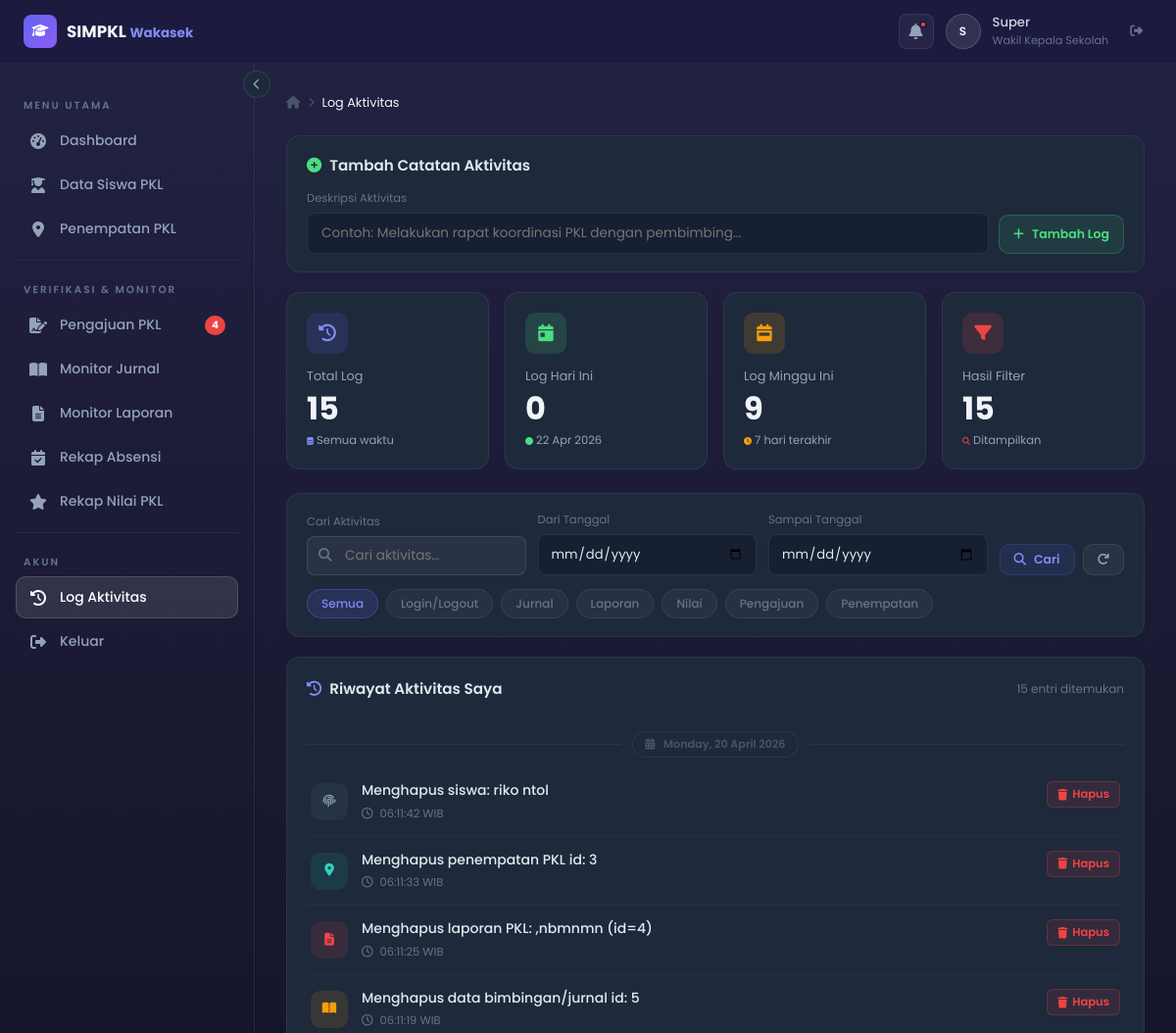
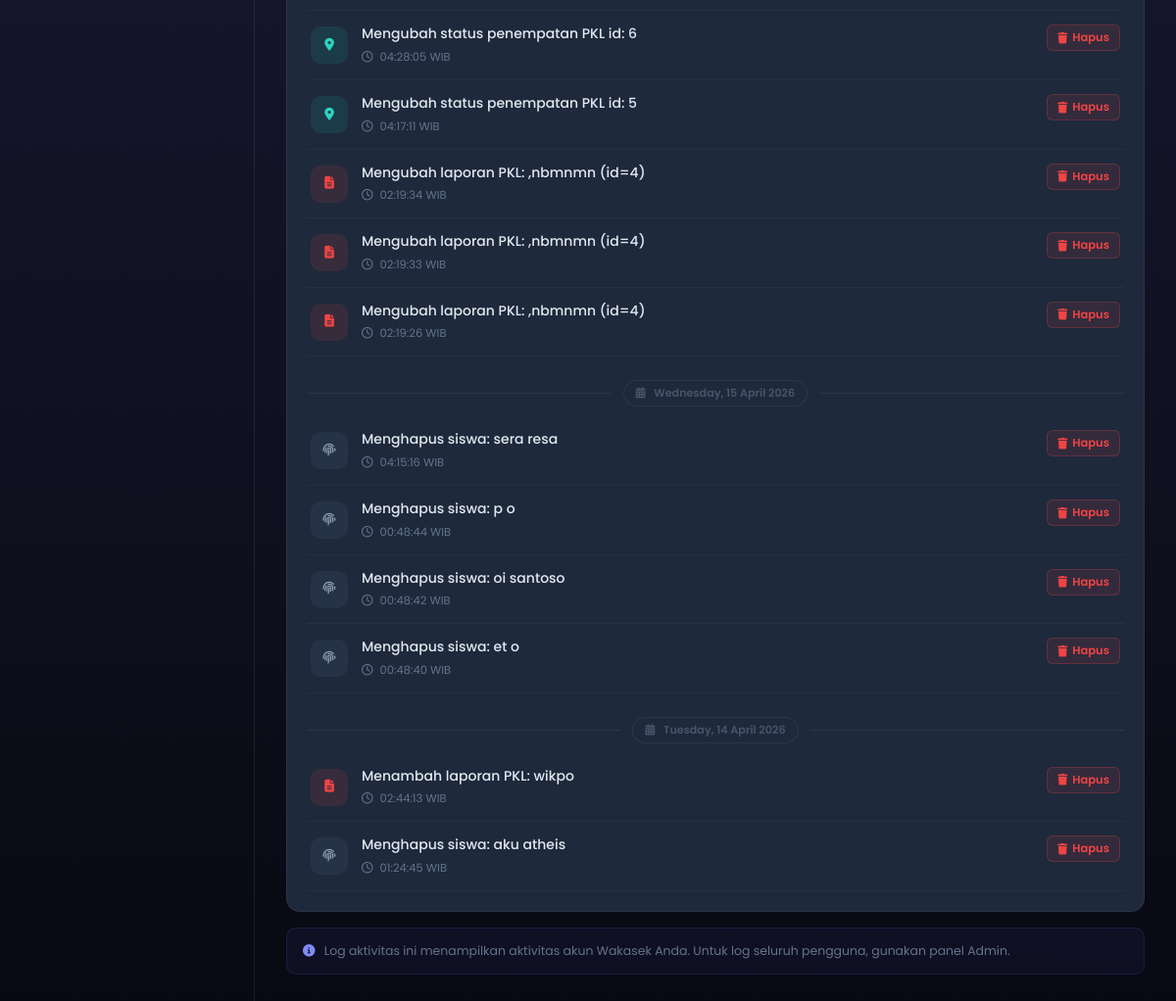
Page /pembimbingPerusahaan/log-aktivitas.php (signed in) on the committed database (2 pictures, top to bottom).
### tables this page shows
CREATE TABLE `log_aktivitas` (
  `id_log` int(11) NOT NULL,
  `id_users` int(11) DEFAULT NULL,
  `aktivitas` text NOT NULL,
  `waktu` timestamp NOT NULL DEFAULT current_timestamp()
);

### pembimbingPerusahaan/log-aktivitas.php (the view, shortened to what this page needs)
<?php
require_once 'config.php';
$wid = getWakasekId();
$pdo = getDB();
$filter_jenis  = $_GET['jenis']  ?? 'semua';
$filter_dari   = $_GET['dari']   ?? '';
$filter_sampai = $_GET['sampai'] ?? '';
$cari          = trim($_GET['q'] ?? '');
$where  = ["la.id_users = ?"];
$params = [$wid];
$whereSQL = implode(' AND ', $where);
$stmt = $pdo->prepare("
    SELECT la.*, u.nama_depan, u.nama_belakang
    FROM log_aktivitas la
    JOIN users u ON u.id = la.id_users
    WHERE $whereSQL
    ORDER BY la.waktu DESC
    LIMIT 100
");
$stmt->execute($params);
$logs = $stmt->fetchAll();
$stmtTotal  = $pdo->prepare("SELECT COUNT(*) FROM log_aktivitas WHERE id_users=?");
$stmtTotal->execute([$wid]); $totalLog = $stmtTotal->fetchColumn();
$stmtHari   = $pdo->prepare("SELECT COUNT(*) FROM log_aktivitas WHERE id_users=? AND DATE(waktu)=CURDATE()");
$stmtHari->execute([$wid]); $logHariIni = $stmtHari->fetchColumn();
$stmtMinggu = $pdo->prepare("SELECT COUNT(*) FROM log_aktivitas WHERE id_users=? AND waktu >= DATE_SUB(NOW(), INTERVAL 7 DAY)");
$stmtMinggu->execute([$wid]); $logMingguIni = $stmtMinggu->fetchColumn();
function getLogStyle(string $aktivitas): array {
    $a = strtolower($aktivitas);
    if (str_contains($a,'jurnal'))     return ['#f59e0b','rgba(245,158,11,.12)','fa-book-open'];
    if (str_contains($a,'laporan'))    return ['#ef4444','rgba(239,68,68,.12)','fa-file-alt'];
    if (str_contains($a,'penempatan')) return ['#2dd4bf','rgba(20,184,166,.12)','fa-map-marker-alt'];
    return ['#94a3b8','rgba(100,116,139,.12)','fa-fingerprint'];
}
include 'partials/header.php';
?>
<div class="breadcrumb">
  <i class="fas fa-home"></i>
  <i class="fas fa-chevron-right" style="font-size:.6rem"></i>
  <span>Log Aktivitas</span>
</div>
<div class="panel" style="margin-bottom:20px;padding:18px 20px">
  <div class="panel-header" style="margin-bottom:14px">
    <h3><i class="fas fa-plus-circle" style="color:#4ade80"></i> Tambah Catatan Aktivitas</h3>
  </div>
  <form method="POST" action="" style="display:flex;gap:10px;align-items:flex-end">
    <div style="flex:1">
      <label style="font-size:.72rem;color:#64748b;display:block;margin-bottom:6px">Deskripsi Aktivitas</label>
      <input type="text" name="aktivitas_manual" required
             placeholder="Contoh: Melakukan rapat koordinasi PKL dengan pembimbing..."
             style="width:100%;background:#162032;border:1px solid rgba(255,255,255,.08);border-radius:8px;padding:10px 14px;color:#e2e8f0;font-family:'Poppins',sans-serif;font-size:.85rem;outline:none;transition:.2s"
             onfocus="this.style.borderColor='rgba(99,102,241,.5)'"
             onblur="this.style.borderColor='rgba(255,255,255,.08)'">
    </div>
    <button type="submit" name="tambah_log" class="btn btn-success btn-sm" style="white-space:nowrap;height:40px">
      <i class="fas fa-plus"></i> Tambah Log
    </button>
  </form>
</div>
<div class="stat-grid" style="grid-template-columns:repeat(auto-fit,minmax(160px,1fr));margin-bottom:24px">
  <div class="stat-card delay-1">
    <div class="card-icon" style="background:rgba(99,102,241,.15)"><i class="fas fa-history" style="color:#818cf8"></i></div>
    <div style="font-size:.8rem;color:#94a3b8">Total Log</div>
    <div class="number"><?= number_format($totalLog) ?></div>
    <div class="trend"><i class="fas fa-database" style="color:#818cf8;font-size:.5rem"></i> Semua waktu</div>
  </div>
  <div class="stat-card delay-2">
    <div class="card-icon" style="background:rgba(74,222,128,.15)"><i class="fas fa-calendar-day" style="color:#4ade80"></i></div>
    <div style="font-size:.8rem;color:#94a3b8">Log Hari Ini</div>
    <div class="number"><?= $logHariIni ?></div>
    <div class="trend"><i class="fas fa-circle" style="color:#4ade80;font-size:.5rem"></i> <?= date('d M Y') ?></div>
  </div>
  <div class="stat-card delay-3">
    <div class="card-icon" style="background:rgba(245,158,11,.15)"><i class="fas fa-calendar-week" style="color:#f59e0b"></i></div>
    <div style="font-size:.8rem;color:#94a3b8">Log Minggu Ini</div>
    <div class="number"><?= $logMingguIni ?></div>
    <div class="trend"><i class="fas fa-clock" style="color:#f59e0b;font-size:.5rem"></i> 7 hari terakhir</div>
  </div>
  <div class="stat-card delay-4">
    <div class="card-icon" style="background:rgba(239,68,68,.15)"><i class="fas fa-filter" style="color:#ef4444"></i></div>
    <div style="font-size:.8rem;color:#94a3b8">Hasil Filter</div>
    <div class="number"><?= count($logs) ?></div>
    <div class="trend"><i class="fas fa-search" style="color:#ef4444;font-size:.5rem"></i> Ditampilkan</div>
  </div>
</div>
<div class="panel" style="margin-bottom:20px;padding:18px 20px">
  <form method="GET" action="">
    <div style="display:grid;grid-template-columns:1fr 1fr 1fr auto;gap:12px;align-items:end;flex-wrap:wrap">
      <div>
        <label style="font-size:.72rem;color:#64748b;display:block;margin-bottom:6px">Cari Aktivitas</label>
        <div class="search-bar" style="margin:0">
          <i class="fas fa-search"></i>
          <input type="text" name="q" value="<?= htmlspecialchars($cari) ?>" placeholder="Cari aktivitas…">
        </div>
      </div>
      <div>
        <label style="font-size:.72rem;color:#64748b;display:block;margin-bottom:6px">Dari Tanggal</label>
        <input type="date" name="dari" value="<?= htmlspecialchars($filter_dari) ?>"
               style="width:100%;background:#162032;border:1px solid rgba(255,255,255,.08);border-radius:8px;padding:9px 12px;color:#e2e8f0;font-family:'Poppins',sans-serif;font-size:.82rem">
      </div>
      <div>
        <label style="font-size:.72rem;color:#64748b;display:block;margin-bottom:6px">Sampai Tanggal</label>
        <input type="date" name="sampai" value="<?= htmlspecialchars($filter_sampai) ?>"
               style="width:100%;background:#162032;border:1px solid rgba(255,255,255,.08);border-radius:8px;padding:9px 12px;color:#e2e8f0;font-family:'Poppins',sans-serif;font-size:.82rem">
      </div>
      <div style="display:flex;gap:8px">
        <button type="submit" class="btn btn-indigo btn-sm"><i class="fas fa-search"></i> Cari</button>
        <a href="log-aktivitas.php" class="btn btn-sm" style="background:rgba(255,255,255,.05);color:#94a3b8;border:1px solid rgba(255,255,255,.08)"><i class="fas fa-redo"></i></a>
      </div>
    </div>
    <div style="margin-top:14px;display:flex;gap:8px;flex-wrap:wrap">
      <?php $jenis_list = ['semua'=>'Semua','login'=>'Login/Logout','jurnal'=>'Jurnal','laporan'=>'Laporan','nilai'=>'Nilai','pengajuan'=>'Pengajuan','penempatan'=>'Penempatan']; ?>
      <?php foreach($jenis_list as $key=>$label): ?>
      <label style="cursor:pointer">
        <span style="
          display:inline-block;padding:5px 14px;border-radius:99px;font-size:.75rem;font-weight:500;
          border:1px solid <?= $filter_jenis===$key ? 'rgba(99,102,241,.4)' : 'rgba(255,255,255,.08)' ?>;
          background:<?= $filter_jenis===$key ? 'rgba(99,102,241,.15)' : 'rgba(255,255,255,.04)' ?>;
          color:<?= $filter_jenis===$key ? '#818cf8' : '#64748b' ?>
        "><?=$label?></span>
      </label>
      <?php endforeach; ?>
    </div>
  </form>
</div>
<div class="panel">
  <div class="panel-header">
    <h3><i class="fas fa-history" style="color:#818cf8"></i> Riwayat Aktivitas Saya</h3>
    <span style="font-size:.75rem;color:#64748b"><?= count($logs) ?> entri ditemukan</span>
  </div>
  <?php if (empty($logs)): ?>
  <div class="empty-state"><i class="fas fa-history"></i><p>Belum ada log aktivitas yang ditemukan.</p></div>
  <?php else: ?>
  <div style="display:flex;flex-direction:column;gap:0">
    <?php
    $prevDate = null;
    foreach ($logs as $i => $log):
      [$color, $bg, $icon] = getLogStyle($log['aktivitas']);
      $thisDate = date('Y-m-d', strtotime($log['waktu']));
      $isNewDay = ($thisDate !== $prevDate);
      $prevDate = $thisDate;
    ?>
    <?php if ($isNewDay): ?>
    <div style="display:flex;align-items:center;gap:12px;padding:16px 0 10px;<?=$i>0?'margin-top:8px':''?>">
      <div style="flex:1;height:1px;background:rgba(255,255,255,.06)"></div>
      <span style="font-size:.7rem;font-weight:600;color:#475569;background:#1e293b;padding:4px 12px;border-radius:99px;border:1px solid rgba(255,255,255,.06);white-space:nowrap">
        <i class="fas fa-calendar-alt" style="margin-right:6px"></i>
        <?= date('l, d F Y', strtotime($log['waktu'])) ?>
      </span>
      <div style="flex:1;height:1px;background:rgba(255,255,255,.06)"></div>
    </div>
    <?php endif; ?>
    <div class="activity-item" style="padding:14px 4px;display:flex;align-items:flex-start;gap:14px;border-bottom:1px solid rgba(255,255,255,.04)">
      <div style="width:38px;height:38px;border-radius:10px;background:<?=$bg?>;color:<?=$color?>;display:flex;align-items:center;justify-content:center;flex-shrink:0;margin-top:2px">
        <i class="fas <?=$icon?>" style="font-size:.8rem"></i>
      </div>
      <div style="flex:1;min-width:0">
        <div style="font-size:.875rem;color:#e2e8f0;font-weight:500;line-height:1.4"><?= htmlspecialchars($log['aktivitas']) ?></div>
        <div style="margin-top:5px;display:flex;align-items:center;gap:12px;flex-wrap:wrap">
          <span style="font-size:.72rem;color:#64748b">
            <i class="far fa-clock" style="margin-right:4px"></i>
            <?= date('H:i:s', strtotime($log['waktu'])) ?> WIB
          </span>
        </div>
      </div>
      <a href="log-aktivitas.php?hapus=<?=$log['id_log']?><?= $filter_dari?"&dari=$filter_dari":'' ?><?= $filter_sampai?"&sampai=$filter_sampai":'' ?>"
         onclick="return confirm('Hapus entri log ini?')"
         class="btn btn-danger btn-xs"
         style="flex-shrink:0;display:inline-flex;align-items:center;gap:5px"
         title="Hapus log ini">
        <i class="fas fa-trash"></i> Hapus
      </a>
    </div>
    <?php endforeach; ?>
  </div>
  <?php endif; ?>
</div>
<div style="margin-top:16px;padding:14px 16px;background:rgba(99,102,241,.07);border:1px solid rgba(99,102,241,.15);border-radius:10px;font-size:.78rem;color:#64748b">
  <i class="fas fa-info-circle" style="color:#818cf8;margin-right:6px"></i>
  Log aktivitas ini menampilkan aktivitas akun Wakasek Anda. Untuk log seluruh pengguna, gunakan panel Admin.
</div>
<?php include 'partials/footer.php'; ?>

### style.css (style rules this page uses)
*,*::before,*::after { box-sizing:border-box;margin:0;padding:0 }
html { scroll-behavior:smooth }
body { font-family:'Poppins',sans-serif;background:linear-gradient(to bottom,#222243,#090913);color:#e2e8f0;min-height:100vh;display:flex;flex-direction:column }
a { text-decoration:none;color:inherit }
h3 { font-size:1rem;font-weight:600;color:#cbd5e1 }
.btn { display:inline-flex;align-items:center;gap:8px;padding:10px 20px;border-radius:10px;font-family:'Poppins',sans-serif;font-size:.85rem;font-weight:600;cursor:pointer;transition:all .2s;border:none }
.btn-success { background:rgba(74,222,128,.1);color:#4ade80;border:1px solid rgba(74,222,128,.25) }
.btn-danger { background:rgba(239,68,68,.1);color:#ef4444;border:1px solid rgba(239,68,68,.25) }
.btn-indigo { background:rgba(99,102,241,.1);color:#818cf8;border:1px solid rgba(99,102,241,.2) }
.btn-sm { padding:6px 14px;font-size:.78rem }
.btn-xs { padding:4px 10px;font-size:.72rem;border-radius:6px }
.breadcrumb { display:flex;align-items:center;gap:8px;font-size:.8rem;color:#475569;margin-bottom:24px }
.breadcrumb span { color:#f1f5f9 }
.stat-grid { display:grid;grid-template-columns:repeat(auto-fit,minmax(180px,1fr));gap:16px;margin-bottom:28px }
.stat-card { background:#1e293b;border:1px solid rgba(255,255,255,.07);border-radius:14px;padding:20px;transition:transform .2s;animation:fadeUp .5s ease both;cursor:pointer }
.card-icon { width:42px;height:42px;border-radius:10px;display:flex;align-items:center;justify-content:center;font-size:1.1rem;margin-bottom:14px;background:rgba(255,255,255,.07) }
.stat-card .number { font-size:2rem;font-weight:700;line-height:1;color:#f1f5f9;margin:8px 0 }
.stat-card .trend { font-size:.72rem;color:#94a3b8 }
.panel { background:#1e293b;border:1px solid rgba(255,255,255,.06);border-radius:14px;padding:20px;animation:fadeUp .5s ease both }
.panel-header { display:flex;align-items:center;justify-content:space-between;margin-bottom:16px }
.panel-header h3 { display:flex;align-items:center;gap:8px;font-size:.95rem;color:#e2e8f0 }
.activity-item { display:flex;align-items:flex-start;gap:12px;padding:10px 0;border-bottom:1px solid rgba(255,255,255,.04) }
.activity-item:last-child { border-bottom:none }
.search-bar { position:relative;flex:1 }
.search-bar input { width:100%;background:rgba(255,255,255,.05);border:1px solid rgba(255,255,255,.1);border-radius:8px;padding:9px 14px 9px 38px;color:#e2e8f0;font-family:'Poppins',sans-serif;font-size:.85rem;outline:none;transition:.2s }
.search-bar i { position:absolute;left:12px;top:50%;transform:translateY(-50%);color:#64748b;font-size:.85rem }
.delay-1 { animation-delay:.08s }
.delay-2 { animation-delay:.16s }
.delay-3 { animation-delay:.24s }
.delay-4 { animation-delay:.32s }

### rows in the picture
log_aktivitas: waktu "Monday, 20 April 2026", aktivitas "Menghapus siswa: riko ntol", waktu "06:11:42"
log_aktivitas: aktivitas "Menghapus penempatan PKL id: 3", waktu "06:11:33"
log_aktivitas: aktivitas "Menghapus laporan PKL: ,nbmnmn (id=4)", waktu "06:11:25"
log_aktivitas: aktivitas "Menghapus data bimbingan/jurnal id: 5", waktu "06:11:19"
log_aktivitas: aktivitas "Mengubah status penempatan PKL id: 6", waktu "04:28:05"
log_aktivitas: aktivitas "Mengubah status penempatan PKL id: 5", waktu "04:17:11"
log_aktivitas: aktivitas "Mengubah laporan PKL: ,nbmnmn (id=4)", waktu "02:19:34"
log_aktivitas: aktivitas "Mengubah laporan PKL: ,nbmnmn (id=4)", waktu "02:19:33"
log_aktivitas: aktivitas "Mengubah laporan PKL: ,nbmnmn (id=4)", waktu "02:19:26"
log_aktivitas: waktu "Wednesday, 15 April 2026", aktivitas "Menghapus siswa: sera resa", waktu "04:15:16"
log_aktivitas: aktivitas "Menghapus siswa: p o", waktu "00:48:44"
log_aktivitas: aktivitas "Menghapus siswa: oi santoso", waktu "00:48:42"
log_aktivitas: aktivitas "Menghapus siswa: et o", waktu "00:48:40"
log_aktivitas: waktu "Tuesday, 14 April 2026", aktivitas "Menambah laporan PKL: wikpo", waktu "02:44:13"
log_aktivitas: aktivitas "Menghapus siswa: aku atheis", waktu "01:24:45"

### other values in the picture
substr($_namaHeader, 0, 1) "S"
explode(' ', $_namaHeader)[0] "Super"
$cPending "4"
$totalLog "15"
$logHariIni "0"
$logMingguIni "9"
count($logs) "15"
$label "Semua"
$label "Login/Logout"
$label "Jurnal"
$label "Laporan"
$label "Nilai"
$label "Pengajuan"
$label "Penempatan"
